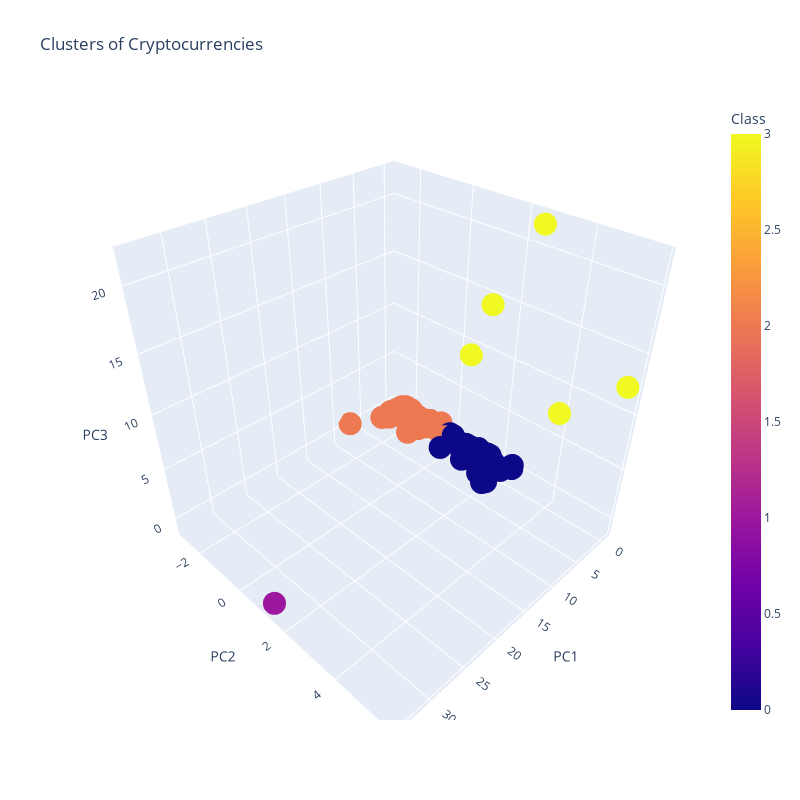

The notebook cell saved with this chart:
### Markdown cell above
### Deliverable 4: Visualizing Cryptocurrencies Results

#### 3D-Scatter with Clusters

### Code cell
# Create the 3D scatter plot
fig = px.scatter_3d(clustered_df, 
    x='PC1', 
    y='PC2', 
    z='PC3', 
    color='Class',
    hover_name='CoinName', 
    hover_data =['Algorithm'],
    width=800, 
    height=800,
    title='Clusters of Cryptocurrencies')

fig.update_layout(legend =dict(x=0,y=1))
fig.show()

### Figure 1 — Plotly figure (JSON) as saved in the notebook; plotly's stock layout.template omitted (floating-point values rounded to 4 significant figures; data arrays with more than 128 entries replaced by an {"elided": "..."} marker saying what was removed)
{"data": [{"customdata": {"elided": "532x1 str values"}, "hovertemplate": "<b>%{hovertext}</b><br><br>PC1=%{x}<br>PC2=%{y}<br>PC3=%{z}<br>Algorithm=%{customdata[0]}<br>Class=%{marker.color}<extra></extra>", "hovertext": {"elided": "532 str values"}, "legendgroup": "", "marker": {"color": {"elided": "532 int values"}, "coloraxis": "coloraxis", "symbol": "circle"}, "mode": "markers", "name": "", "scene": "scene", "showlegend": false, "type": "scatter3d", "x": {"elided": "532 float values"}, "y": {"elided": "532 float values"}, "z": {"elided": "532 float values"}}], "layout": {"coloraxis": {"colorbar": {"title": {"text": "Class"}}, "colorscale": [[0, "#0d0887"], [0.1111, "#46039f"], [0.2222, "#7201a8"], [0.3333, "#9c179e"], [0.4444, "#bd3786"], [0.5556, "#d8576b"], [0.6667, "#ed7953"], [0.7778, "#fb9f3a"], [0.8889, "#fdca26"], [1, "#f0f921"]]}, "height": 800, "legend": {"tracegroupgap": 0, "x": 0, "y": 1}, "scene": {"domain": {"x": [0, 1], "y": [0, 1]}, "xaxis": {"title": {"text": "PC1"}}, "yaxis": {"title": {"text": "PC2"}}, "zaxis": {"title": {"text": "PC3"}}}, "title": {"text": "Clusters of Cryptocurrencies"}, "width": 800}}
